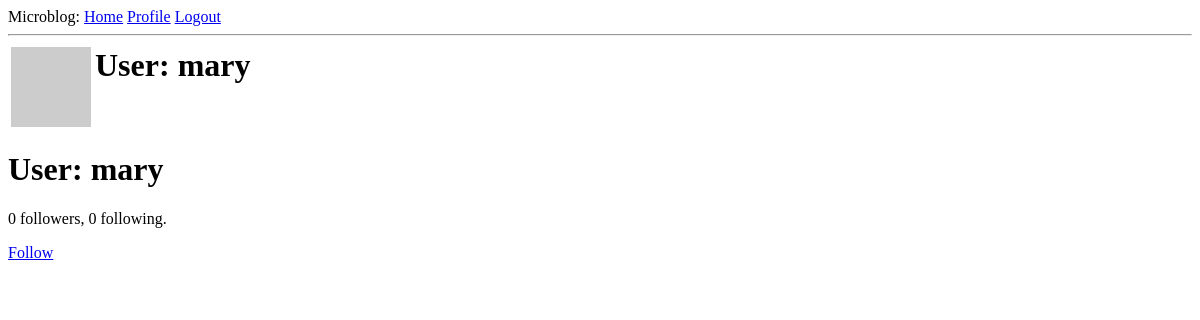
Page /user/mary (signed in) on the earlier database version.
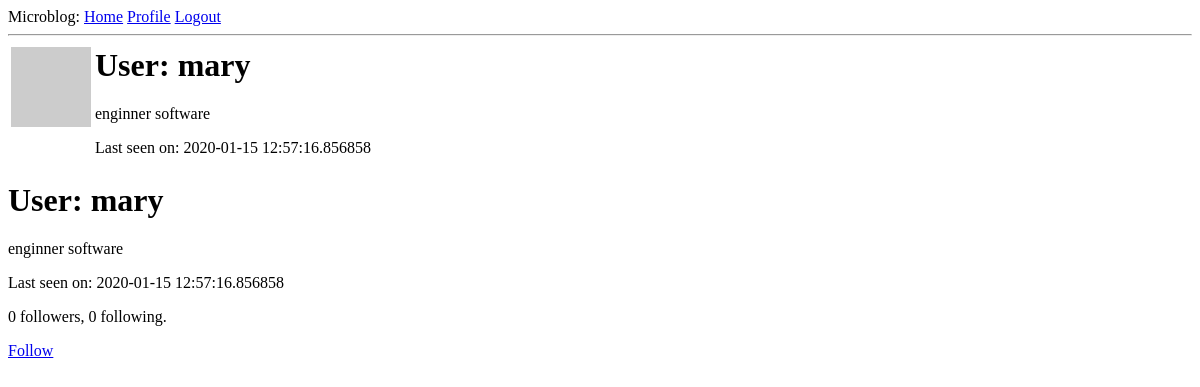
Same page on the later database version.
### app/models.py (models this page shows, shortened)
class User(UserMixin, db.Model):
    id = db.Column(db.Integer, primary_key=True)
    username = db.Column(db.String(64), index=True, unique=True)
    email = db.Column(db.String(120), index=True, unique=True)
    password_hash = db.Column(db.String(128))
    about_me = db.Column(db.String(140))
    last_seen = db.Column(db.DateTime, default=datetime.now)
    followed = db.relationship(
        'User', secondary=followers,
        primaryjoin=(followers.c.follower_id == id),
        secondaryjoin=(followers.c.followed_id == id),
        backref=db.backref('followers', lazy='dynamic'), lazy='dynamic')
    def avatar(self, size):
        digest = md5(self.email.lower().encode('utf-8')).hexdigest()
        return 'https://www.gravatar.com/avatar/{}?d=identicon&s={}'.format(
            digest, size)
    def is_following(self, user):
        return self.followed.filter(
            followers.c.followed_id == user.id).count() > 0

### app/routes.py (the view)
@app.route('/user/<username>')
@login_required
def user(username):
    user = User.query.filter_by(username=username).first_or_404()
    posts = [
        {'author': user, 'body': 'Test post #1'},
        {'author': user, 'body': 'Test post #2'}
    ]
    return render_template('user.html', user=user, posts=posts)

### app/models.py (called while the page is built)
@login.user_loader
def load_user(id):
    return User.query.get(int(id))

### app/routes.py (called while the page is built)
@app.before_request
def before_request():
    if current_user.is_authenticated:
        current_user.last_seen = datetime.utcnow()
        db.session.commit()

### app/templates/user.html
{% extends "base.html" %}
{% block content %}
    <table>
        <tr valign="top">
            <td><img src="{{ user.avatar(128) }}"></td>
            <td>
                <h1>User: {{ user.username }}</h1>
                {% if user.about_me %}<p>{{ user.about_me }}</p>{% endif %}
                {% if user.last_seen %}<p>Last seen on: {{ user.last_seen }}</p>{% endif %}
            </td>
        </tr>
    </table>
        <h1>User: {{ user.username }}</h1>
        {% if user.about_me %}<p>{{ user.about_me }}</p>{% endif %}
        {% if user.last_seen %}<p>Last seen on: {{ user.last_seen }}</p>{% endif %}
        <p>{{ user.followers.count() }} followers, {{ user.followed.count() }} following.</p>
        {% if user == current_user %}
        <p><a href="{{ url_for('edit_profile') }}">Edit your profile</a></p>
        {% elif not current_user.is_following(user) %}
        <p><a href="{{ url_for('follow', username=user.username) }}">Follow</a></p>
        {% else %}
        <p><a href="{{ url_for('unfollow', username=user.username) }}">Unfollow</a></p>
        {% endif %}
{% endblock %}

Differences in the rows shown:
changed User "mary": about_me (not shown) → "enginner software"; last_seen (not shown) → "2020-01-15 12:57:16.856858"
Other differences:
text now shown: "Last seen on: Last seen on:"
